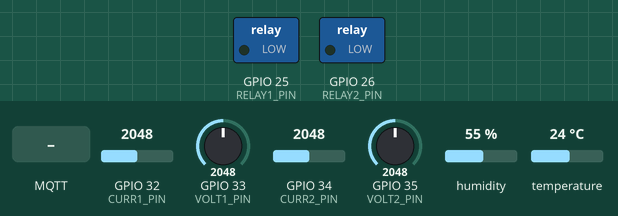
This sketch was run on a simulated ESP32. Shown: switched loads named in the sketch (green lamp = pin HIGH). Inputs (shaded band) come from the test bench; at power-on: GPIO 32 (CURR1_PIN) = 2048, GPIO 33 (VOLT1_PIN) = 2048, GPIO 34 (CURR2_PIN) = 2048, GPIO 35 (VOLT2_PIN) = 2048, humidity 55 %, temperature 24 °C (analog values on the 0–4095 scale). WiFi joins after 1.5 s; servers stay silent unless stated; no MQTT or app messages arrive unless stated; what the sketch prints to the serial monitor is not drawn.

Above: at 9.4 s.
9.5 s: MQTT message "1" arrives on the first subscribed topic
At 10.47 s:
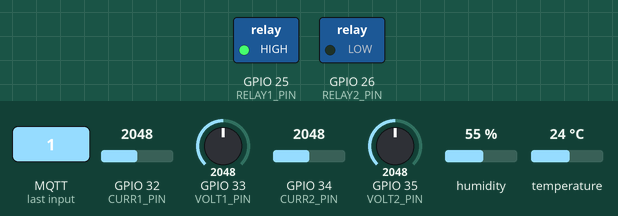
12.2 s: MQTT message "1" arrives on the second subscribed topic
At 12.44 s:
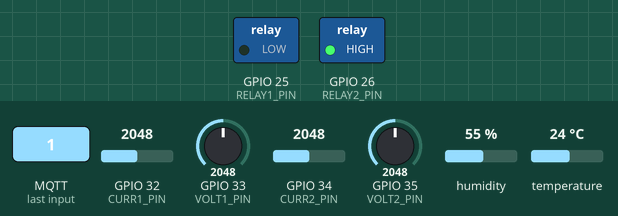
Timing chart, 0 to 15.2 s (numbered marks = the images above; inputs shaded):
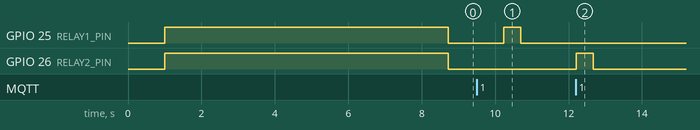

Measured:
- after the input at 9.5 s, GPIO 25 (RELAY1_PIN): LOW → HIGH after 0.73 s, → LOW 0.46 s later
- after the input at 12.2 s, GPIO 26 (RELAY2_PIN): LOW → HIGH at once, → LOW 0.46 s later

The sketch:

ESP32_MQTT_LoadMonitor.ino
```cpp
/************************************************************
 * ESP32 Dual AC Load Monitor + Relay + DHT11 with MQTT
 * Integrated with Smart Home Dashboard via MQTT Protocol
 *
 * MQTT Topics:
 * - Publish: esp32/load1/data, esp32/load2/data, esp32/dht11/data
 * - Subscribe: esp32/relay1/control, esp32/relay2/control, esp32/threshold/update
 ************************************************************/

#include <WiFi.h>
#include <PubSubClient.h>
#include <DHT.h>
#include <ArduinoJson.h>

/*************** WiFi CONFIG ******************/
const char* WIFI_SSID = "YOUR_WIFI_SSID";        // Replace with your WiFi SSID
const char* WIFI_PASSWORD = "YOUR_WIFI_PASSWORD"; // Replace with your WiFi password

/*************** MQTT CONFIG ******************/
const char* MQTT_SERVER = "192.168.1.100";  // Replace with your server IP
const int MQTT_PORT = 1883;
const char* MQTT_CLIENT_ID = "ESP32_LoadMonitor";

// MQTT Topics
const char* TOPIC_LOAD1_DATA = "esp32/load1/data";
const char* TOPIC_LOAD2_DATA = "esp32/load2/data";
const char* TOPIC_DHT11_DATA = "esp32/dht11/data";
const char* TOPIC_RELAY1_CONTROL = "esp32/relay1/control";
const char* TOPIC_RELAY2_CONTROL = "esp32/relay2/control";
const char* TOPIC_RELAY1_STATUS = "esp32/relay1/status";
const char* TOPIC_RELAY2_STATUS = "esp32/relay2/status";
const char* TOPIC_THRESHOLD_UPDATE = "esp32/threshold/update";

/*************** PIN CONFIG ******************/
// ---- Circuit 1 (100W) ----
#define CURR1_PIN   32
#define VOLT1_PIN   33
#define RELAY1_PIN  25

// ---- Circuit 2 (8W) ----
#define CURR2_PIN   34
#define VOLT2_PIN   35
#define RELAY2_PIN  26

// ---- DHT11 ----
#define DHT_PIN     23
#define DHTTYPE     DHT11

/*************** ADC CONFIG ******************/
#define ADC_RESOLUTION     4095.0
#define ADC_REF_VOLTAGE    3.3

/*************** AC CONFIG *******************/
#define AC_FREQUENCY        50.0
#define SAMPLES_PER_CYCLE   100
#define NUM_CYCLES          10

/*************** SENSOR CONFIG ***************/
#define CURRENT_SENSITIVITY   0.100   // ACS712-20A

/*************** PER-LOAD CAL FACTORS ********/
// Load 1 (100W bulb)
#define VOLT_CAL_1   440.0
#define CURR_CAL_1   1.00

// Load 2 (8W bulb)
#define VOLT_CAL_2   440.0
#define CURR_CAL_2   0.18

/*************** RELAY THRESHOLDS (can be updated via MQTT) **********/
float POWER_TH_1 = 120.0;
float POWER_TH_2 = 15.0;

/*************** NOISE FILTER ****************/
#define CURRENT_NOISE_THRESHOLD 0.05

/*************** TIMING ***********************/
#define PUBLISH_INTERVAL 2000  // Publish every 2 seconds

/*************** GLOBALS **********************/
float currOffset1, voltOffset1;
float currOffset2, voltOffset2;

bool relay1On = false;
bool relay2On = false;
bool autoMode1 = true;
bool autoMode2 = true;

unsigned long lastPublish = 0;

// WiFi and MQTT clients
WiFiClient espClient;
PubSubClient mqtt(espClient);
DHT dht(DHT_PIN, DHTTYPE);

/*************** UTILITY FUNCTIONS ************/
static inline float adcToVoltage(int adc) {
  return (adc / ADC_RESOLUTION) * ADC_REF_VOLTAGE;
}

/*************** WiFi SETUP *******************/
void setupWiFi() {
  Serial.println("\n🔌 Connecting to WiFi...");
  WiFi.begin(WIFI_SSID, WIFI_PASSWORD);

  int attempts = 0;
  while (WiFi.status() != WL_CONNECTED && attempts < 20) {
    delay(500);
    Serial.print(".");
    attempts++;
  }

  if (WiFi.status() == WL_CONNECTED) {
    Serial.println("\n✅ WiFi connected!");
    Serial.print("IP Address: ");
    Serial.println(WiFi.localIP());
  } else {
    Serial.println("\n❌ WiFi connection failed!");
  }
}

/*************** MQTT CALLBACK ****************/
void mqttCallback(char* topic, byte* payload, unsigned int length) {
  Serial.print("📥 Message arrived [");
  Serial.print(topic);
  Serial.println("]");

  // Parse JSON payload
  StaticJsonDocument<256> doc;
  DeserializationError error = deserializeJson(doc, payload, length);

  if (error) {
    Serial.print("❌ JSON parse failed: ");
    Serial.println(error.c_str());
    return;
  }

  // Handle relay control messages
  if (strcmp(topic, TOPIC_RELAY1_CONTROL) == 0) {
    bool state = doc["relay_state"];
    relay1On = state;
    digitalWrite(RELAY1_PIN, relay1On ? LOW : HIGH);
    Serial.print("🔌 Relay 1 set to: ");
    Serial.println(relay1On ? "ON" : "OFF");
    publishRelayStatus(1, relay1On);
  }
  else if (strcmp(topic, TOPIC_RELAY2_CONTROL) == 0) {
    bool state = doc["relay_state"];
    relay2On = state;
    digitalWrite(RELAY2_PIN, relay2On ? LOW : HIGH);
    Serial.print("🔌 Relay 2 set to: ");
    Serial.println(relay2On ? "ON" : "OFF");
    publishRelayStatus(2, relay2On);
  }
  // Handle threshold update messages
  else if (strcmp(topic, TOPIC_THRESHOLD_UPDATE) == 0) {
    int loadNum = doc["load_number"];
    float threshold = doc["power_threshold"];

    if (loadNum == 1) {
      POWER_TH_1 = threshold;
      Serial.print("⚙️ Load 1 threshold updated to: ");
      Serial.println(POWER_TH_1);
    } else if (loadNum == 2) {
      POWER_TH_2 = threshold;
      Serial.print("⚙️ Load 2 threshold updated to: ");
      Serial.println(POWER_TH_2);
    }
  }
}

/*************** MQTT SETUP *******************/
void setupMQTT() {
  mqtt.setServer(MQTT_SERVER, MQTT_PORT);
  mqtt.setCallback(mqttCallback);
}

void reconnectMQTT() {
  while (!mqtt.connected()) {
    Serial.print("🔄 Attempting MQTT connection...");

    if (mqtt.connect(MQTT_CLIENT_ID)) {
      Serial.println(" connected!");

      // Subscribe to control topics
      mqtt.subscribe(TOPIC_RELAY1_CONTROL);
      mqtt.subscribe(TOPIC_RELAY2_CONTROL);
      mqtt.subscribe(TOPIC_THRESHOLD_UPDATE);

      Serial.println("✅ Subscribed to control topics");
    } else {
      Serial.print(" failed, rc=");
      Serial.print(mqtt.state());
      Serial.println(" retrying in 5 seconds...");
      delay(5000);
    }
  }
}

/*************** CALIBRATION ******************/
float calibrateChannel(int pin) {
  const int samples = 2000;
  float sum = 0;

  for (int i = 0; i < samples; i++) {
    sum += adcToVoltage(analogRead(pin));
    delayMicroseconds(100);
  }
  return sum / samples;
}

/*************** RMS MEASUREMENT **************/
void measureLoad(
  int currPin, int voltPin,
  float currOffset, float voltOffset,
  float &Irms, float &Vrms
) {
  float sumI2 = 0, sumV2 = 0;
  int totalSamples = SAMPLES_PER_CYCLE * NUM_CYCLES;

  float period_us = 1000000.0 / AC_FREQUENCY;
  float delay_us  = period_us / SAMPLES_PER_CYCLE;
  unsigned long start = micros();

  for (int i = 0; i < totalSamples; i++) {
    float vI = adcToVoltage(analogRead(currPin)) - currOffset;
    float vV = adcToVoltage(analogRead(voltPin)) - voltOffset;

    float I = vI / CURRENT_SENSITIVITY;
    float V = vV;

    sumI2 += I * I;
    sumV2 += V * V;

    while ((micros() - start) < (i + 1) * delay_us);
  }

  Irms = sqrt(sumI2 / totalSamples);
  Vrms = sqrt(sumV2 / totalSamples);

  if (Irms < CURRENT_NOISE_THRESHOLD) Irms = 0.0;
}

/*************** MQTT PUBLISH *****************/
void publishLoadData(int loadNum, float V, float I, float P, bool relayState) {
  StaticJsonDocument<128> doc;
  doc["voltage"] = V;
  doc["current"] = I;
  doc["power"] = P;
  doc["relay_state"] = relayState;

  char buffer[128];
  serializeJson(doc, buffer);

  const char* topic = (loadNum == 1) ? TOPIC_LOAD1_DATA : TOPIC_LOAD2_DATA;
  mqtt.publish(topic, buffer);
}

void publishDHT11Data(float temp, float hum) {
  StaticJsonDocument<64> doc;
  doc["temperature"] = temp;
  doc["humidity"] = hum;

  char buffer[64];
  serializeJson(doc, buffer);

  mqtt.publish(TOPIC_DHT11_DATA, buffer);
}

void publishRelayStatus(int loadNum, bool state) {
  StaticJsonDocument<32> doc;
  doc["relay_state"] = state;

  char buffer[32];
  serializeJson(doc, buffer);

  const char* topic = (loadNum == 1) ? TOPIC_RELAY1_STATUS : TOPIC_RELAY2_STATUS;
  mqtt.publish(topic, buffer);
}

/*************** SETUP ************************/
void setup() {
  Serial.begin(115200);
  delay(1000);

  analogReadResolution(12);
  analogSetAttenuation(ADC_11db);

  pinMode(RELAY1_PIN, OUTPUT);
  pinMode(RELAY2_PIN, OUTPUT);
  digitalWrite(RELAY1_PIN, HIGH);  // OFF (active LOW)
  digitalWrite(RELAY2_PIN, HIGH);  // OFF (active LOW)

  dht.begin();

  // Connect to WiFi
  setupWiFi();

  // Setup MQTT
  setupMQTT();

  Serial.println("\n⚠ Turn OFF AC power for calibration...");
  delay(4000);

  // ---- Independent calibration ----
  currOffset1 = calibrateChannel(CURR1_PIN);
  voltOffset1 = calibrateChannel(VOLT1_PIN);
  currOffset2 = calibrateChannel(CURR2_PIN);
  voltOffset2 = calibrateChannel(VOLT2_PIN);

  Serial.println("✓ Calibration complete\n");
  Serial.println("Turn ON AC power\n");
  Serial.println("📡 Starting MQTT monitoring...\n");
}

/*************** LOOP *************************/
void loop() {
  // Maintain MQTT connection
  if (!mqtt.connected()) {
    reconnectMQTT();
  }
  mqtt.loop();

  // Measure loads
  float I1, V1, P1;
  float I2, V2, P2;

  measureLoad(CURR1_PIN, VOLT1_PIN, currOffset1, voltOffset1, I1, V1);
  measureLoad(CURR2_PIN, VOLT2_PIN, currOffset2, voltOffset2, I2, V2);

  // ---- Apply per-load calibration ----
  I1 *= CURR_CAL_1;
  V1 *= VOLT_CAL_1;

  I2 *= CURR_CAL_2;
  V2 *= VOLT_CAL_2;

  P1 = V1 * I1;
  P2 = V2 * I2;

  // ---- Auto Relay Control (if auto mode enabled) ----
  if (autoMode1) {
    bool newState1 = (P1 < POWER_TH_1);
    if (newState1 != relay1On) {
      relay1On = newState1;
      digitalWrite(RELAY1_PIN, relay1On ? LOW : HIGH);
      publishRelayStatus(1, relay1On);
    }
  }

  if (autoMode2) {
    bool newState2 = (P2 < POWER_TH_2);
    if (newState2 != relay2On) {
      relay2On = newState2;
      digitalWrite(RELAY2_PIN, relay2On ? LOW : HIGH);
      publishRelayStatus(2, relay2On);
    }
  }

  // ---- DHT11 ----
  float temp = dht.readTemperature();
  float hum  = dht.readHumidity();

  // ---- SERIAL OUTPUT ----
  Serial.println("========= LOAD STATUS =========");

  Serial.print("Load-1 (100W): V=");
  Serial.print(V1,1);
  Serial.print(" I=");
  Serial.print(I1,3);
  Serial.print(" P=");
  Serial.print(P1,1);
  Serial.print("W Relay=");
  Serial.println(relay1On ? "ON" : "OFF");

  Serial.print("Load-2 (8W):  V=");
  Serial.print(V2,1);
  Serial.print(" I=");
  Serial.print(I2,3);
  Serial.print(" P=");
  Serial.print(P2,1);
  Serial.print("W Relay=");
  Serial.println(relay2On ? "ON" : "OFF");

  if (!isnan(temp) && !isnan(hum)) {
    Serial.print("Temp=");
    Serial.print(temp);
    Serial.print("°C  Hum=");
    Serial.print(hum);
    Serial.println("%");
  } else {
    Serial.println("DHT11 read failed");
  }

  Serial.println("===============================\n");

  // ---- Publish to MQTT at intervals ----
  unsigned long now = millis();
  if (now - lastPublish >= PUBLISH_INTERVAL) {
    lastPublish = now;

    // Publish load data
    publishLoadData(1, V1, I1, P1, relay1On);
    publishLoadData(2, V2, I2, P2, relay2On);

    // Publish DHT11 data if valid
    if (!isnan(temp) && !isnan(hum)) {
      publishDHT11Data(temp, hum);
    }

    Serial.println("📤 Data published to MQTT");
  }

  delay(500);  // Small delay between readings
}
```
